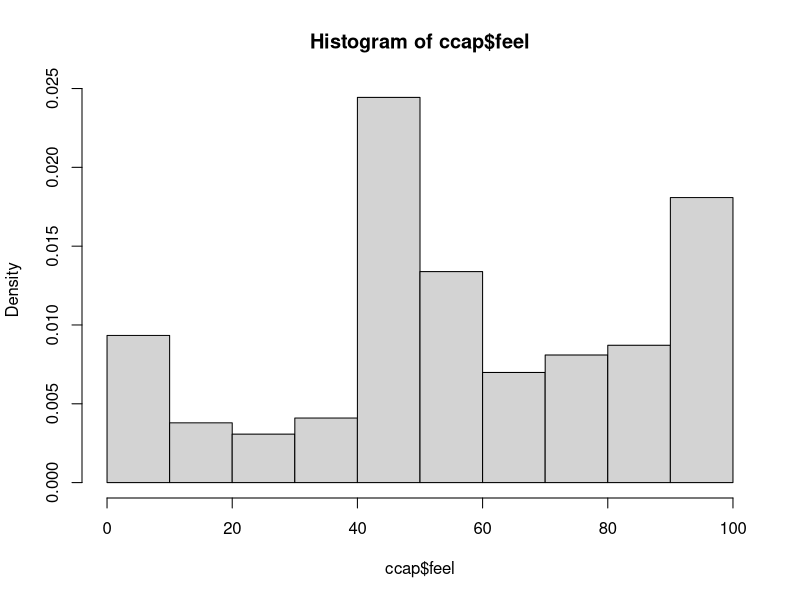
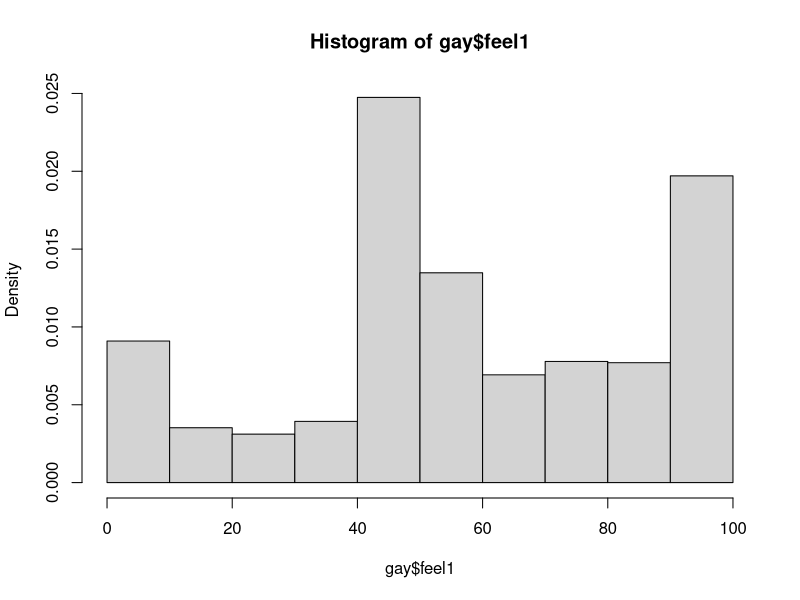

The R source for these figures, in order:
## ---- chunk 1

ccap <- read.csv("CCAP.csv")
View(ccap)


gay <- read.csv("gay.csv")
View(gay)

head(ccap, n=4)
head(gay, n=4)

dim(gay)
dim(ccap)

## ---- chunk 2
hist(ccap$feel,freq = F, breaks = 10)

hist(gay$feel1,freq = F, breaks = 10)


## ---- chunk 3
summary(ccap$feel)
sd(ccap$feel)

summary(gay$feel1)
sd(gay$feel1)
